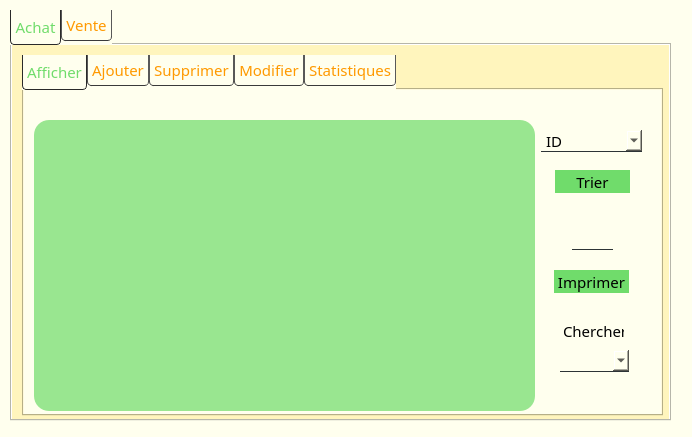
<?xml version="1.0" encoding="UTF-8"?>
<ui version="4.0">
 <class>Dialog</class>
 <widget class="QDialog" name="Dialog">
  <property name="geometry">
   <rect>
    <x>0</x>
    <y>0</y>
    <width>692</width>
    <height>437</height>
   </rect>
  </property>
  <property name="windowTitle">
   <string>Dialog</string>
  </property>
  <property name="styleSheet">
   <string notr="true">*{
 font-family:century gothic;
font-size:15px;
background-color:#ffffee;
font-style:black;
}
QFrame{
background:rgba(50,205,50,0.5);
border-radius:15px;
}
QComboBox{
border:none;
/*color:#2d3436;*/
border-bottom:1px solid #2d3436;
}
QComboBox::hover{
background: rgba(50,205,50,0.7);
}
QPushButton{
background:  rgba(50,205,50,0.7);
border-radius:20px;
border-radius:15px;
}

QPushButton:hover{
background:rgba(50,205,50,0.9);
color:white;
}

QToolButton{
background:  white;
border-radius:50px;
}
QLabel{
color: #000000;
background:transparent;
border: none;
}
QLineEdit{
background:transparent;
border:none;
border-bottom:1px solid #2d3436;
}

#tabachat{
background-color: #FFF5BD;
}
#tab_5,#tab_6{
background-color: #FFF5BD;
}
#tabvente{
background-color: #FFF5BD;
}

tabWidget::pane {
    	border-top: 5px solid #ffffee;
}

QTabBar::tab {
    background-color:#ffffee;
 	border-style: outset;
	border-width: 1px;
	border-right-color: qlineargradient(spread:pad, x1:0.4, y1:0.5, x2:0.6, y2:0.5, stop:0 rgba(115, 115, 115, 255), stop:1 rgba(62, 62, 62, 255));
	border-left-color: qlineargradient(spread:pad, x1:0.6, y1:0.5, x2:0.4, y2:0.5, stop:0 rgba(115, 115, 115, 255), stop:1 rgba(62, 62, 62, 255));
    border-bottom-color: rgb(58, 58, 58);
	border-bottom-width: 1px;
	border-top-width: 0px;
	border-style: solid;
    color: rgb(255, 153, 0);
	padding: 4px;
    font-style: #000000;
}

QTabBar::tab:selected, QTabBar::tab:hover {
   color:rgba(50,205,50,0.7);
   border-color:rgb(42, 42, 42);
   margin-left: 0px;
   margin-right: 0px;
   border-bottom-right-radius:4px;
   border-bottom-left-radius:4px;
   font-style: #000000;
}

QTabBar::tab:last:selected {
  
	border-color:rgba(50,205,50,0.7);
	margin-left: 0px;
  	margin-right: 0px;
	border-bottom-right-radius:4px;
	border-bottom-left-radius:4px;
}

QTabBar::tab:!selected {
   margin-bottom: 4px;
   border-bottom-right-radius:4px;
   border-bottom-left-radius:4px;
}
</string>
  </property>
  <widget class="QTabWidget" name="tabWidget">
   <property name="geometry">
    <rect>
     <x>10</x>
     <y>10</y>
     <width>661</width>
     <height>411</height>
    </rect>
   </property>
   <property name="currentIndex">
    <number>0</number>
   </property>
   <widget class="QWidget" name="tab_5">
    <attribute name="title">
     <string>Achat</string>
    </attribute>
    <widget class="QTabWidget" name="tabachat">
     <property name="geometry">
      <rect>
       <x>10</x>
       <y>10</y>
       <width>641</width>
       <height>361</height>
      </rect>
     </property>
     <property name="currentIndex">
      <number>0</number>
     </property>
     <widget class="QWidget" name="tab_2">
      <attribute name="title">
       <string>Afficher</string>
      </attribute>
      <widget class="QTableView" name="tableView_achat">
       <property name="geometry">
        <rect>
         <x>10</x>
         <y>30</y>
         <width>501</width>
         <height>291</height>
        </rect>
       </property>
      </widget>
      <widget class="QPushButton" name="pb_trier">
       <property name="geometry">
        <rect>
         <x>531</x>
         <y>80</y>
         <width>75</width>
         <height>23</height>
        </rect>
       </property>
       <property name="text">
        <string>Trier</string>
       </property>
      </widget>
      <widget class="QComboBox" name="tri">
       <property name="geometry">
        <rect>
         <x>517</x>
         <y>40</y>
         <width>101</width>
         <height>22</height>
        </rect>
       </property>
       <item>
        <property name="text">
         <string>ID</string>
        </property>
       </item>
       <item>
        <property name="text">
         <string>QUANTITE</string>
        </property>
       </item>
      </widget>
      <widget class="QPushButton" name="imprimer">
       <property name="geometry">
        <rect>
         <x>530</x>
         <y>180</y>
         <width>75</width>
         <height>23</height>
        </rect>
       </property>
       <property name="text">
        <string>Imprimer</string>
       </property>
      </widget>
      <widget class="QLineEdit" name="imprimer_achat">
       <property name="geometry">
        <rect>
         <x>548</x>
         <y>140</y>
         <width>41</width>
         <height>20</height>
        </rect>
       </property>
      </widget>
      <widget class="QComboBox" name="chercher_id">
       <property name="geometry">
        <rect>
         <x>536</x>
         <y>260</y>
         <width>69</width>
         <height>22</height>
        </rect>
       </property>
      </widget>
      <widget class="QLabel" name="label_28">
       <property name="geometry">
        <rect>
         <x>539</x>
         <y>230</y>
         <width>61</width>
         <height>21</height>
        </rect>
       </property>
       <property name="text">
        <string>Chercher</string>
       </property>
      </widget>
     </widget>
     <widget class="QWidget" name="tab">
      <attribute name="title">
       <string>Ajouter</string>
      </attribute>
      <widget class="QLabel" name="label">
       <property name="geometry">
        <rect>
         <x>60</x>
         <y>50</y>
         <width>101</width>
         <height>21</height>
        </rect>
       </property>
       <property name="text">
        <string>Id_Fournisseur</string>
       </property>
      </widget>
      <widget class="QLabel" name="label_2">
       <property name="geometry">
        <rect>
         <x>60</x>
         <y>120</y>
         <width>61</width>
         <height>21</height>
        </rect>
       </property>
       <property name="text">
        <string>Prix</string>
       </property>
      </widget>
      <widget class="QLabel" name="label_3">
       <property name="geometry">
        <rect>
         <x>60</x>
         <y>186</y>
         <width>91</width>
         <height>20</height>
        </rect>
       </property>
       <property name="text">
        <string>Quantité</string>
       </property>
      </widget>
      <widget class="QLabel" name="label_4">
       <property name="geometry">
        <rect>
         <x>60</x>
         <y>250</y>
         <width>101</width>
         <height>21</height>
        </rect>
       </property>
       <property name="text">
        <string>Date d'achat</string>
       </property>
      </widget>
      <widget class="QLineEdit" name="ajouter_prix">
       <property name="geometry">
        <rect>
         <x>270</x>
         <y>120</y>
         <width>113</width>
         <height>20</height>
        </rect>
       </property>
      </widget>
      <widget class="QLineEdit" name="ajouter_quantite">
       <property name="geometry">
        <rect>
         <x>270</x>
         <y>180</y>
         <width>121</width>
         <height>21</height>
        </rect>
       </property>
      </widget>
      <widget class="QPushButton" name="pb_ajouter">
       <property name="geometry">
        <rect>
         <x>530</x>
         <y>280</y>
         <width>91</width>
         <height>31</height>
        </rect>
       </property>
       <property name="text">
        <string>Ajouter</string>
       </property>
      </widget>
      <widget class="QDateEdit" name="ajouter_date">
       <property name="geometry">
        <rect>
         <x>270</x>
         <y>240</y>
         <width>121</width>
         <height>31</height>
        </rect>
       </property>
      </widget>
      <widget class="QComboBox" name="ajouter_id">
       <property name="geometry">
        <rect>
         <x>270</x>
         <y>50</y>
         <width>101</width>
         <height>22</height>
        </rect>
       </property>
      </widget>
     </widget>
     <widget class="QWidget" name="tab_3">
      <attribute name="title">
       <string>Supprimer</string>
      </attribute>
      <widget class="QLabel" name="label_5">
       <property name="geometry">
        <rect>
         <x>80</x>
         <y>115</y>
         <width>131</width>
         <height>21</height>
        </rect>
       </property>
       <property name="text">
        <string>ID_FOURNISSEUR</string>
       </property>
      </widget>
      <widget class="QPushButton" name="pb_supprimer">
       <property name="geometry">
        <rect>
         <x>270</x>
         <y>180</y>
         <width>91</width>
         <height>31</height>
        </rect>
       </property>
       <property name="text">
        <string>Supprimer</string>
       </property>
      </widget>
      <widget class="QComboBox" name="supprimer_id">
       <property name="geometry">
        <rect>
         <x>260</x>
         <y>110</y>
         <width>111</width>
         <height>31</height>
        </rect>
       </property>
      </widget>
     </widget>
     <widget class="QWidget" name="tab_4">
      <attribute name="title">
       <string>Modifier</string>
      </attribute>
      <widget class="QLabel" name="label_6">
       <property name="geometry">
        <rect>
         <x>50</x>
         <y>45</y>
         <width>101</width>
         <height>21</height>
        </rect>
       </property>
       <property name="text">
        <string>ID_Fournisseur</string>
       </property>
      </widget>
      <widget class="QLabel" name="label_7">
       <property name="geometry">
        <rect>
         <x>50</x>
         <y>112</y>
         <width>51</width>
         <height>21</height>
        </rect>
       </property>
       <property name="text">
        <string>Prix</string>
       </property>
      </widget>
      <widget class="QLabel" name="label_8">
       <property name="geometry">
        <rect>
         <x>50</x>
         <y>175</y>
         <width>111</width>
         <height>21</height>
        </rect>
       </property>
       <property name="text">
        <string>Quantité</string>
       </property>
      </widget>
      <widget class="QLabel" name="label_9">
       <property name="geometry">
        <rect>
         <x>50</x>
         <y>245</y>
         <width>101</width>
         <height>21</height>
        </rect>
       </property>
       <property name="text">
        <string>Date d'achat</string>
       </property>
      </widget>
      <widget class="QLineEdit" name="modifier_prix">
       <property name="geometry">
        <rect>
         <x>250</x>
         <y>100</y>
         <width>111</width>
         <height>31</height>
        </rect>
       </property>
      </widget>
      <widget class="QLineEdit" name="modifier_quantite">
       <property name="geometry">
        <rect>
         <x>250</x>
         <y>169</y>
         <width>121</width>
         <height>31</height>
        </rect>
       </property>
      </widget>
      <widget class="QDateEdit" name="modifier_date">
       <property name="geometry">
        <rect>
         <x>250</x>
         <y>241</y>
         <width>121</width>
         <height>31</height>
        </rect>
       </property>
      </widget>
      <widget class="QPushButton" name="pb_modifier">
       <property name="geometry">
        <rect>
         <x>510</x>
         <y>282</y>
         <width>91</width>
         <height>31</height>
        </rect>
       </property>
       <property name="text">
        <string>Modifier</string>
       </property>
      </widget>
      <widget class="QComboBox" name="modifier_id">
       <property name="geometry">
        <rect>
         <x>250</x>
         <y>41</y>
         <width>111</width>
         <height>31</height>
        </rect>
       </property>
      </widget>
     </widget>
     <widget class="QWidget" name="tab_11">
      <attribute name="title">
       <string>Statistiques</string>
      </attribute>
      <widget class="QWidget" name="stat" native="true">
       <property name="geometry">
        <rect>
         <x>10</x>
         <y>0</y>
         <width>621</width>
         <height>321</height>
        </rect>
       </property>
      </widget>
     </widget>
    </widget>
   </widget>
   <widget class="QWidget" name="tab_6">
    <attribute name="title">
     <string>Vente</string>
    </attribute>
    <widget class="QTabWidget" name="tabvente">
     <property name="geometry">
      <rect>
       <x>10</x>
       <y>10</y>
       <width>641</width>
       <height>361</height>
      </rect>
     </property>
     <property name="currentIndex">
      <number>3</number>
     </property>
     <widget class="QWidget" name="tab_8">
      <attribute name="title">
       <string>Afficher</string>
      </attribute>
      <widget class="QTableView" name="tableView_vente">
       <property name="geometry">
        <rect>
         <x>10</x>
         <y>30</y>
         <width>511</width>
         <height>291</height>
        </rect>
       </property>
      </widget>
      <widget class="QPushButton" name="Trier">
       <property name="geometry">
        <rect>
         <x>550</x>
         <y>80</y>
         <width>75</width>
         <height>23</height>
        </rect>
       </property>
       <property name="text">
        <string>Trier</string>
       </property>
      </widget>
      <widget class="QComboBox" name="triV">
       <property name="geometry">
        <rect>
         <x>524</x>
         <y>40</y>
         <width>111</width>
         <height>22</height>
        </rect>
       </property>
       <item>
        <property name="text">
         <string>MATRICULE</string>
        </property>
       </item>
       <item>
        <property name="text">
         <string>QUANTITE</string>
        </property>
       </item>
      </widget>
      <widget class="QPushButton" name="imprimerV">
       <property name="geometry">
        <rect>
         <x>552</x>
         <y>160</y>
         <width>75</width>
         <height>23</height>
        </rect>
       </property>
       <property name="text">
        <string>Imprimer</string>
       </property>
      </widget>
      <widget class="QLineEdit" name="imprimer_vente">
       <property name="geometry">
        <rect>
         <x>566</x>
         <y>121</y>
         <width>41</width>
         <height>20</height>
        </rect>
       </property>
      </widget>
      <widget class="QComboBox" name="chercher_matricule">
       <property name="geometry">
        <rect>
         <x>556</x>
         <y>250</y>
         <width>69</width>
         <height>22</height>
        </rect>
       </property>
      </widget>
      <widget class="QLabel" name="label_29">
       <property name="geometry">
        <rect>
         <x>560</x>
         <y>220</y>
         <width>61</width>
         <height>16</height>
        </rect>
       </property>
       <property name="text">
        <string>Chercher</string>
       </property>
      </widget>
     </widget>
     <widget class="QWidget" name="tab_7">
      <attribute name="title">
       <string>Ajouter</string>
      </attribute>
      <widget class="QLabel" name="label_10">
       <property name="geometry">
        <rect>
         <x>90</x>
         <y>50</y>
         <width>111</width>
         <height>21</height>
        </rect>
       </property>
       <property name="text">
        <string>Matricule Client</string>
       </property>
      </widget>
      <widget class="QLabel" name="label_11">
       <property name="geometry">
        <rect>
         <x>90</x>
         <y>120</y>
         <width>71</width>
         <height>31</height>
        </rect>
       </property>
       <property name="text">
        <string>Quantite</string>
       </property>
      </widget>
      <widget class="QLabel" name="label_12">
       <property name="geometry">
        <rect>
         <x>90</x>
         <y>192</y>
         <width>61</width>
         <height>21</height>
        </rect>
       </property>
       <property name="text">
        <string>Prix</string>
       </property>
      </widget>
      <widget class="QLabel" name="label_13">
       <property name="geometry">
        <rect>
         <x>90</x>
         <y>255</y>
         <width>91</width>
         <height>21</height>
        </rect>
       </property>
       <property name="text">
        <string>Date Vente</string>
       </property>
      </widget>
      <widget class="QComboBox" name="ajouter_matricule">
       <property name="geometry">
        <rect>
         <x>280</x>
         <y>50</y>
         <width>131</width>
         <height>21</height>
        </rect>
       </property>
      </widget>
      <widget class="QLineEdit" name="ajouter_quantiteV">
       <property name="geometry">
        <rect>
         <x>280</x>
         <y>120</y>
         <width>131</width>
         <height>21</height>
        </rect>
       </property>
      </widget>
      <widget class="QLineEdit" name="ajouter_prixV">
       <property name="geometry">
        <rect>
         <x>280</x>
         <y>190</y>
         <width>131</width>
         <height>21</height>
        </rect>
       </property>
      </widget>
      <widget class="QDateEdit" name="ajouter_dateV">
       <property name="geometry">
        <rect>
         <x>280</x>
         <y>261</y>
         <width>131</width>
         <height>21</height>
        </rect>
       </property>
      </widget>
      <widget class="QPushButton" name="Ajouter">
       <property name="geometry">
        <rect>
         <x>530</x>
         <y>282</y>
         <width>91</width>
         <height>31</height>
        </rect>
       </property>
       <property name="text">
        <string>Ajouter</string>
       </property>
      </widget>
     </widget>
     <widget class="QWidget" name="tab_9">
      <attribute name="title">
       <string>Supprimer</string>
      </attribute>
      <widget class="QComboBox" name="supprimer_matricule">
       <property name="geometry">
        <rect>
         <x>250</x>
         <y>111</y>
         <width>141</width>
         <height>31</height>
        </rect>
       </property>
      </widget>
      <widget class="QPushButton" name="supprimer">
       <property name="geometry">
        <rect>
         <x>280</x>
         <y>172</y>
         <width>91</width>
         <height>31</height>
        </rect>
       </property>
       <property name="text">
        <string>Supprimer</string>
       </property>
      </widget>
      <widget class="QLabel" name="label_14">
       <property name="geometry">
        <rect>
         <x>80</x>
         <y>120</y>
         <width>111</width>
         <height>20</height>
        </rect>
       </property>
       <property name="text">
        <string>Matricule Client</string>
       </property>
      </widget>
     </widget>
     <widget class="QWidget" name="tab_10">
      <attribute name="title">
       <string>Modifier</string>
      </attribute>
      <widget class="QLabel" name="label_15">
       <property name="geometry">
        <rect>
         <x>100</x>
         <y>60</y>
         <width>101</width>
         <height>16</height>
        </rect>
       </property>
       <property name="text">
        <string>Matricule Client</string>
       </property>
      </widget>
      <widget class="QLabel" name="label_16">
       <property name="geometry">
        <rect>
         <x>100</x>
         <y>130</y>
         <width>91</width>
         <height>31</height>
        </rect>
       </property>
       <property name="text">
        <string>Quantite</string>
       </property>
      </widget>
      <widget class="QLabel" name="label_17">
       <property name="geometry">
        <rect>
         <x>110</x>
         <y>195</y>
         <width>91</width>
         <height>31</height>
        </rect>
       </property>
       <property name="text">
        <string>Prix</string>
       </property>
      </widget>
      <widget class="QLabel" name="label_18">
       <property name="geometry">
        <rect>
         <x>110</x>
         <y>260</y>
         <width>91</width>
         <height>21</height>
        </rect>
       </property>
       <property name="text">
        <string>Date Vente</string>
       </property>
      </widget>
      <widget class="QComboBox" name="modifier_matricule">
       <property name="geometry">
        <rect>
         <x>270</x>
         <y>50</y>
         <width>131</width>
         <height>31</height>
        </rect>
       </property>
      </widget>
      <widget class="QLineEdit" name="modifier_quantiteV">
       <property name="geometry">
        <rect>
         <x>270</x>
         <y>120</y>
         <width>131</width>
         <height>31</height>
        </rect>
       </property>
      </widget>
      <widget class="QLineEdit" name="modifier_prixV">
       <property name="geometry">
        <rect>
         <x>270</x>
         <y>190</y>
         <width>131</width>
         <height>31</height>
        </rect>
       </property>
      </widget>
      <widget class="QDateEdit" name="modifier_dateV">
       <property name="geometry">
        <rect>
         <x>280</x>
         <y>260</y>
         <width>111</width>
         <height>21</height>
        </rect>
       </property>
      </widget>
      <widget class="QPushButton" name="Modifier">
       <property name="geometry">
        <rect>
         <x>500</x>
         <y>280</y>
         <width>111</width>
         <height>31</height>
        </rect>
       </property>
       <property name="text">
        <string>Modifier</string>
       </property>
      </widget>
     </widget>
    </widget>
   </widget>
  </widget>
 </widget>
 <layoutdefault spacing="6" margin="11"/>
 <resources/>
 <connections/>
</ui>
